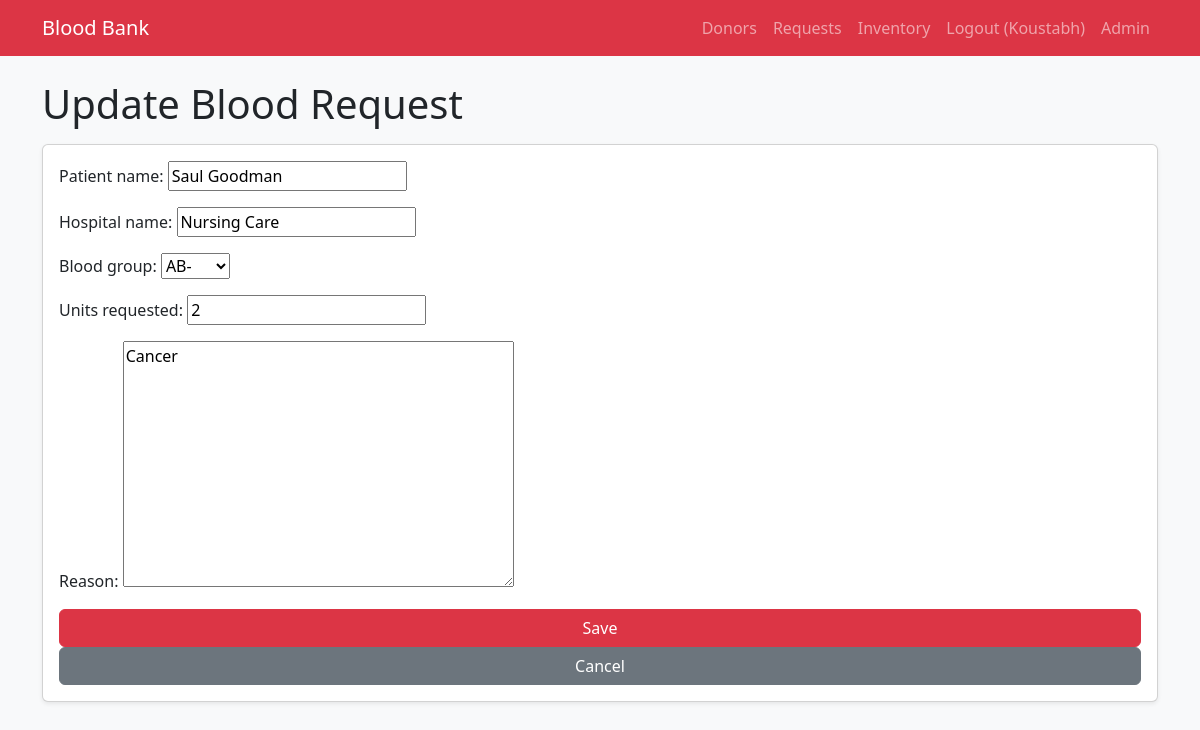
The app's page /requests/2/edit/ (signed in) with its own data.
### bank/models.py (models this page shows, shortened)
class BloodRequest(models.Model):
    STATUS_CHOICES = [
        ('PENDING', 'Pending'),
        ('APPROVED', 'Approved'),
        ('REJECTED', 'Rejected'),
        ('FULFILLED', 'Fulfilled'),
    ]
    patient_name = models.CharField(max_length=100)
    hospital_name = models.CharField(max_length=150, blank=True, null=True)
    blood_group = models.CharField(max_length=3, choices=Donor.BLOOD_GROUP_CHOICES)
    units_requested = models.PositiveIntegerField()
    reason = models.TextField(blank=True, null=True)
    status = models.CharField(max_length=10, choices=STATUS_CHOICES, default='PENDING')
    created_at = models.DateTimeField(auto_now_add=True)
    updated_at = models.DateTimeField(auto_now=True)

### bank/views.py (the view)
# urls.py: path('requests/<int:pk>/edit/', views.request_update, name='request_update'),
@staff_required
def request_update(request, pk):
    req = get_object_or_404(BloodRequest, pk=pk)
    if request.method == 'POST':
        form = BloodRequestForm(request.POST, instance=req)
        if form.is_valid():
            form.save()
            return redirect('request_list')
    else:
        form = BloodRequestForm(instance=req)
    return render(request, 'bank/request_form.html', {'form': form, 'title': 'Update Blood Request'})

### bank/forms.py
class BloodRequestForm(forms.ModelForm):
    class Meta:
        model = BloodRequest
        fields = ['patient_name', 'hospital_name', 'blood_group', 'units_requested', 'reason']

### bank/views.py (called while the page is built)
def staff_required(view_func):
    decorated_view = login_required(
        user_passes_test(lambda u: u.is_staff)(view_func)
    )
    return decorated_view

### bank/templates/bank/request_form.html (shortened to what this page needs)
{% extends 'bank/base.html' %}
{% block content %}
<h1 class="mb-3">{{ title }}</h1>
<form method="post" class="card p-3 shadow-sm">
    {{ form.as_p }}
    <button type="submit" class="btn btn-danger">Save</button>
    <a href="{% url 'request_list' %}" class="btn btn-secondary">Cancel</a>
</form>
{% endblock %}

### bank/templates/bank/base.html (shortened to what this page needs)
<!DOCTYPE html>
<html lang="en">
<head>
    <link
      href="https://cdn.jsdelivr.net/npm/bootstrap@5.3.3/dist/css/bootstrap.min.css"
      rel="stylesheet"
    >
</head>
<body class="bg-light">
<nav class="navbar navbar-expand-lg navbar-dark bg-danger mb-4">
    <div class="container">
        <a class="navbar-brand" href="{% url 'dashboard' %}">Blood Bank</a>
        <div class="collapse navbar-collapse" id="navbarNav">
            <ul class="navbar-nav ms-auto">
                {% if user.is_authenticated %}
                    <li class="nav-item"><a class="nav-link" href="{% url 'donor_list' %}">Donors</a></li>
                    <li class="nav-item"><a class="nav-link" href="{% url 'request_list' %}">Requests</a></li>
                    <li class="nav-item"><a class="nav-link" href="{% url 'inventory_list' %}">Inventory</a></li>
                    <li class="nav-item">
                        <a class="nav-link" href="{% url 'logout' %}">Logout ({{ user.username }})</a>
                    </li>
                {% else %}
                    <li class="nav-item">
                        <a class="nav-link" href="{% url 'login' %}">Login</a>
                    </li>
                {% endif %}
                <li class="nav-item"><a class="nav-link" href="/admin/">Admin</a></li>
            </ul>
        </div>
    </div>
</nav>
<div class="container mb-4">
    {% block content %}{% endblock %}
</div>
</body>
</html>

### records on screen
BloodRequest: patient_name "Saul Goodman", hospital_name "Nursing Care", blood_group "AB-", units_requested "2", reason "Cancer"

### other values on screen
{{ user.username }} "Koustabh"
{{ title }} "Update Blood Request"
